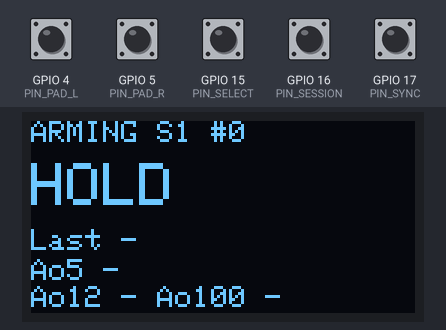
The sketch below on a simulated ESP32-S3. Parts: 128×64 one-colour display. The test bench sets the inputs (shaded band); at power-on: GPIO 4 (PIN_PAD_L), GPIO 5 (PIN_PAD_R), GPIO 15 (PIN_SELECT), GPIO 16 (PIN_SESSION), GPIO 17 (PIN_SYNC) HIGH. The local clock reads 2024-03-15 10:24:30 at power-on unless the sketch sets it; what the sketch prints to the serial monitor is not drawn.

Above: at 1.4 s.
1.5 s: GPIO 5 (PIN_PAD_R) pulled LOW for 1 s
At 2.66 s:
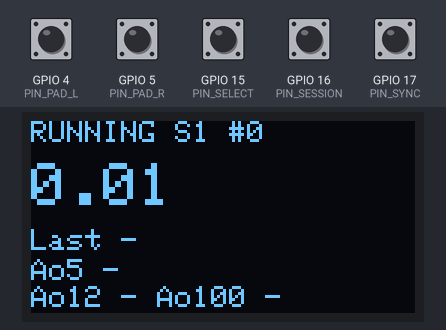
3.1 s: GPIO 5 (PIN_PAD_R) pulled LOW for 0.15 s
At 4.3 s:
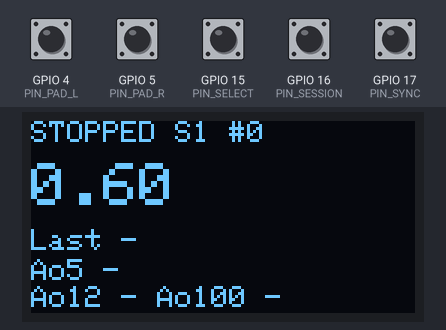
6.2 s: GPIO 5 (PIN_PAD_R) pulled LOW for 1 s
At 7.16 s:
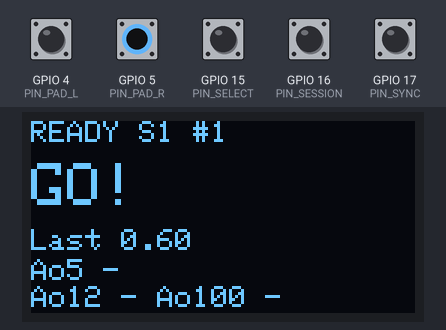
7.8 s: GPIO 5 (PIN_PAD_R) pulled LOW for 0.15 s
At 8.6 s:
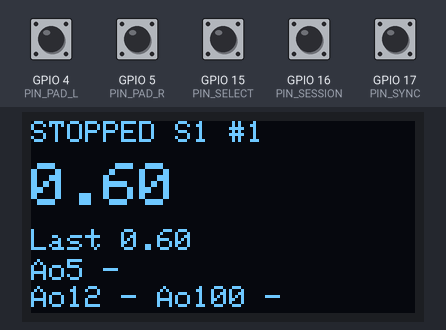
10.9 s: GPIO 17 (PIN_SYNC) pulled LOW for 0.15 s
14.0 s: GPIO 5 (PIN_PAD_R) pulled LOW for 0.15 s
At 16.2 s:
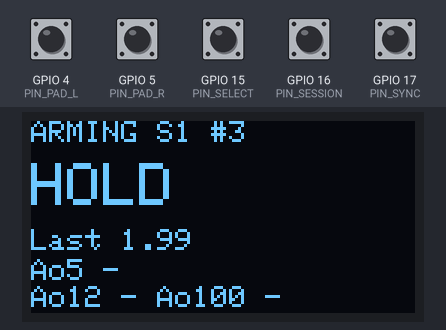
Timing chart, 0 to 17.7 s (numbered marks = the images above; inputs shaded):
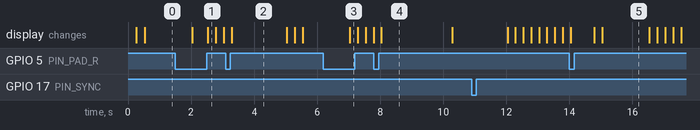

Measured:
- after the input at 6.2 s, the display: changes after 0.84 s (image 3)
- what the display in image 2 shows lasts 1.7 s, from 3.3 s to 5.0 s
- what the display in image 4 shows lasts 2.3 s, from 8.0 s to 10.3 s

The sketch:

sketch.ino
```cpp
// Haitay speedcubing timer - Wokwi simulation on ESP32-S3.
// Pads are pushbuttons (touched = pressed), the FRAM log is a RAM ring with the same layout
// as the real device, and every committed record is printed as "REC <32 hex chars>".
//
// Record layout, 16 bytes little-endian: seq u32 | time_ms u32 | ts u32 | session u8 | flags u8 | crc16 u16
// CRC-16/CCITT-FALSE (poly 0x1021, init 0xFFFF) over the first 14 bytes.

#include <Arduino.h>
#include <Wire.h>
#include <Adafruit_GFX.h>
#include <Adafruit_SSD1306.h>
#include <RTClib.h>
#include "esp_timer.h"

// ---- pins and constants ----------------------------------------------------
const uint8_t PIN_PAD_L = 4, PIN_PAD_R = 5;
const uint8_t PIN_SELECT = 15, PIN_SESSION = 16, PIN_SYNC = 17;
const uint8_t PIN_SDA = 8, PIN_SCL = 9;

const uint32_t ARM_MS = 1500;      // both pads held this long before READY
const uint8_t DEBOUNCE = 3;        // stable 1 kHz samples that confirm an edge
const uint16_t SLOTS = 512;        // FRAM ring: 8 KB / 16 B
const uint32_t DNF_T = 0xFFFFFFFEu, UNDEF = 0xFFFFFFFFu;
const uint8_t BOOT_ID = 1;

// Types used in function signatures sit above the first function, because the Arduino
// builder inserts its generated prototypes there.
enum State { IDLE, ARMING, READY, RUNNING, STOPPED };
struct Sample { uint32_t us; uint8_t bits; };
struct Button { uint8_t pin; bool down; uint32_t changedMs; };

// flags
const uint8_t PEN_OK = 0, PEN_PLUS2 = 1, PEN_DNF = 2;
const uint8_t F_TIME_UNSET = 1 << 2;

// ---- CRC and record packing -------------------------------------------------
uint16_t crc16(const uint8_t *d, size_t n, uint16_t crc = 0xFFFF) {
  for (size_t i = 0; i < n; i++) {
    crc ^= (uint16_t)d[i] << 8;
    for (int b = 0; b < 8; b++) crc = (crc & 0x8000) ? (uint16_t)((crc << 1) ^ 0x1021) : (uint16_t)(crc << 1);
  }
  return crc;
}

void put32(uint8_t *p, uint32_t v) { for (int i = 0; i < 4; i++) p[i] = (v >> (8 * i)) & 0xFF; }
uint32_t get32(const uint8_t *p) { return p[0] | (p[1] << 8) | ((uint32_t)p[2] << 16) | ((uint32_t)p[3] << 24); }

void packRecord(uint8_t out[16], uint32_t seq, uint32_t timeMs, uint32_t ts, uint8_t session, uint8_t flags) {
  put32(out, seq);
  put32(out + 4, timeMs);
  put32(out + 8, ts);
  out[12] = session;
  out[13] = flags;
  uint16_t c = crc16(out, 14);
  out[14] = c & 0xFF;
  out[15] = c >> 8;
}

// ---- RAM ring standing in for the FRAM log ----------------------------------
uint8_t ring[SLOTS][16];
uint32_t head = 0;     // last committed seq
uint32_t lastAck = 0;  // highest seq already dumped on a sync (stands in for the PC ACK)
uint8_t session = 1;

uint8_t *slotOf(uint32_t seq) { return ring[(seq - 1) % SLOTS]; }

// Log is full when the next slot still holds a record that was never synced.
bool ringFull() {
  uint32_t old = get32(slotOf(head + 1));
  return old != 0 && old > lastAck;
}

void printRec(const uint8_t *r) {
  char line[40] = "REC ";
  for (int i = 0; i < 16; i++) snprintf(line + 4 + 2 * i, 3, "%02x", r[i]);
  Serial.println(line);
}

// ---- statistics (csTimer style, same as haitay/stats.py) --------------------
uint32_t effectiveOf(const uint8_t *r) {
  uint8_t pen = r[13] & 3;
  if (pen == PEN_DNF) return DNF_T;
  return get32(r + 4) + (pen == PEN_PLUS2 ? 2000 : 0);
}

// Returns the average in ms (centisecond resolution), DNF_T, or UNDEF when fewer than n solves.
uint32_t averageOf(uint8_t n) {
  if (head < n) return UNDEF;
  uint32_t w[100];
  for (uint8_t i = 0; i < n; i++) w[i] = effectiveOf(slotOf(head - n + 1 + i));
  for (uint8_t i = 1; i < n; i++) {  // insertion sort, DNF_T sorts last
    uint32_t v = w[i];
    int j = i - 1;
    while (j >= 0 && w[j] > v) { w[j + 1] = w[j]; j--; }
    w[j + 1] = v;
  }
  uint8_t cut = (n + 19) / 20;  // ceil(5% n)
  uint8_t k = n - 2 * cut;
  if (w[n - cut - 1] == DNF_T) return DNF_T;
  uint64_t sum = 0;
  for (uint8_t i = cut; i < n - cut; i++) sum += w[i];
  uint64_t den = 10ull * k, q = sum / den, r = sum % den;
  if (2 * r > den || (2 * r == den && (q & 1))) q++;  // round half to even, like Python round()
  return (uint32_t)(q * 10);
}

void fmtTime(char *buf, size_t n, uint32_t ms) {
  if (ms == UNDEF) { snprintf(buf, n, "-"); return; }
  if (ms == DNF_T) { snprintf(buf, n, "DNF"); return; }
  uint32_t cs = ms / 10, s = cs / 100;
  if (s >= 60) snprintf(buf, n, "%lu:%02lu.%02lu", (unsigned long)(s / 60), (unsigned long)(s % 60), (unsigned long)(cs % 100));
  else snprintf(buf, n, "%lu.%02lu", (unsigned long)s, (unsigned long)(cs % 100));
}

// ---- 1 kHz pad sampling ------------------------------------------------------
// An esp_timer callback reads both pads every 1 ms with its own micros() stamp and queues the
// sample, so a slow OLED refresh in loop() only delays processing, never the timestamps.
const uint16_t QSIZE = 256;
Sample queue[QSIZE];
volatile uint16_t qHead = 0, qTail = 0;

// Scripted test mode: the browser cannot hold two keys at once, so AUTOPLAY feeds synthetic
// pad samples of known durations. Real pad buttons still work (OR-ed in), and so do the
// Chon / Session / Dong bo buttons. Comment the define out for fully manual play.
#define AUTOPLAY
#ifdef AUTOPLAY
const uint32_t AP_SOLVE_MS[] = {2870, 3240, 2530, 3610, 3050, 2420};  // short, so the run fits a slow host
const uint8_t AP_N = sizeof AP_SOLVE_MS / sizeof AP_SOLVE_MS[0];
const uint32_t AP_T0 = 500, AP_ARM = 1600, AP_STOP = 150, AP_GAP = 150;

// Pad bits at t ms after boot: both pads for AP_ARM, left only while solving, both to stop,
// then none. The next solve's both-press commits the previous one, as on the real device.
uint8_t apBits(uint32_t t) {
  if (t < AP_T0) return 0;
  t -= AP_T0;
  for (uint8_t i = 0; i < AP_N; i++) {
    uint32_t len = AP_ARM + AP_SOLVE_MS[i] + AP_STOP + AP_GAP;
    if (t < len) {
      if (t < AP_ARM) return 3;
      if (t < AP_ARM + AP_SOLVE_MS[i]) return 1;
      return t < AP_ARM + AP_SOLVE_MS[i] + AP_STOP ? 3 : 0;
    }
    t -= len;
  }
  return 0;
}
#endif

void IRAM_ATTR sampleCb(void *) {
  uint16_t h = qHead, next = (h + 1) % QSIZE;
  if (next == qTail) return;  // queue full: drop (loop() stalled for 255 ms)
  queue[h].us = micros();
  queue[h].bits = (digitalRead(PIN_PAD_L) == LOW ? 1 : 0) | (digitalRead(PIN_PAD_R) == LOW ? 2 : 0);
#ifdef AUTOPLAY
  queue[h].bits |= apBits(millis());
#endif
  __sync_synchronize();
  qHead = next;
}

// ---- debounce with back-dating (same rule as TimingCore) --------------------
struct Pad {
  bool stable, cand;
  uint8_t run;
  uint32_t edgeUs;     // micros() of the first sample of the current candidate run
  uint32_t lastOnUs;   // back-dated time of the last confirmed touch
  uint32_t lastOffUs;  // back-dated time of the last confirmed release
};
Pad pads[2];
bool padsInit = false;

bool later(uint32_t a, uint32_t b) { return (int32_t)(a - b) > 0; }
uint32_t laterOf(uint32_t a, uint32_t b) { return later(a, b) ? a : b; }

// ---- state machine -----------------------------------------------------------
const char *STATE_NAME[] = {"IDLE", "ARMING", "READY", "RUNNING", "STOPPED"};
State state = IDLE;
uint32_t armSinceUs = 0, startUs = 0, stopUs = 0;
bool releasedSinceStop = false;
uint32_t pendTimeMs = 0;
uint8_t pendPen = PEN_OK;
uint32_t lastTimeMs = UNDEF;  // effective time of the last committed solve

void setState(State s) {
  state = s;
  Serial.printf("# state %s\n", STATE_NAME[s]);
}

RTC_DS1307 rtc;
bool rtcOk = false;

void printAverages() {
  char a5[12], a12[12], a100[12];
  fmtTime(a5, sizeof a5, averageOf(5));
  fmtTime(a12, sizeof a12, averageOf(12));
  fmtTime(a100, sizeof a100, averageOf(100));
  Serial.printf("# ao5 %s ao12 %s ao100 %s\n", a5, a12, a100);
}

// Append the pending solve to the ring and print its REC line. False when the log is full.
bool commit() {
  if (ringFull()) {
    Serial.println("# log full, press Dong bo (GPIO17) to sync first");
    return false;
  }
  uint32_t ts;
  uint8_t flags = pendPen;
  DateTime now = rtcOk ? rtc.now() : DateTime((uint32_t)0);
  if (rtcOk && now.year() >= 2024) {
    ts = now.unixtime();
  } else {
    ts = ((uint32_t)BOOT_ID << 20) | ((millis() / 1000) & 0xFFFFF);
    flags |= F_TIME_UNSET;
  }
  uint32_t seq = head + 1;
  packRecord(slotOf(seq), seq, pendTimeMs, ts, session, flags);
  head = seq;
  lastTimeMs = effectiveOf(slotOf(seq));
  printRec(slotOf(seq));
  printAverages();
  return true;
}

void dumpUnsynced() {
  Serial.printf("# sync: resending %lu records\n", (unsigned long)(head - lastAck));
  for (uint32_t s = lastAck + 1; s <= head; s++) printRec(slotOf(s));
  lastAck = head;
}

void runMachine(uint32_t nowUs) {
  bool both = pads[0].stable && pads[1].stable;
  switch (state) {
    case IDLE:
      if (both) {
        armSinceUs = laterOf(pads[0].lastOnUs, pads[1].lastOnUs);
        setState(ARMING);
      }
      break;
    case ARMING:
      if (!both) setState(IDLE);
      else if ((uint32_t)(nowUs - armSinceUs) >= ARM_MS * 1000UL) setState(READY);
      break;
    case READY:
      if (!both) {
        startUs = laterOf(pads[0].lastOffUs, pads[1].lastOffUs);
        setState(RUNNING);
      }
      break;
    case RUNNING:
      if (both) {
        stopUs = laterOf(pads[0].lastOnUs, pads[1].lastOnUs);
        pendTimeMs = (uint32_t)(stopUs - startUs + 500) / 1000;
        pendPen = PEN_OK;
        releasedSinceStop = false;
        setState(STOPPED);
        char t[16];
        fmtTime(t, sizeof t, pendTimeMs);
        Serial.printf("# time %s (%lu ms)\n", t, (unsigned long)pendTimeMs);
      }
      break;
    case STOPPED:
      if (!both) {
        releasedSinceStop = true;
      } else if (releasedSinceStop) {  // touching both pads again commits the solve
        if (commit()) {
          armSinceUs = laterOf(pads[0].lastOnUs, pads[1].lastOnUs);
          setState(ARMING);
        } else {
          releasedSinceStop = false;
        }
      }
      break;
  }
}

void processSample(const Sample &s) {
  for (uint8_t p = 0; p < 2; p++) {
    bool raw = (s.bits >> p) & 1;
    Pad &d = pads[p];
    if (!padsInit) {
      d = {raw, raw, DEBOUNCE, s.us, s.us, s.us};
      continue;
    }
    if (raw != d.cand) { d.cand = raw; d.run = 1; d.edgeUs = s.us; }
    else if (d.run < 255) d.run++;
    if (d.cand != d.stable && d.run >= DEBOUNCE) {
      d.stable = d.cand;
      if (d.stable) d.lastOnUs = d.edgeUs; else d.lastOffUs = d.edgeUs;
    }
  }
  padsInit = true;
  runMachine(s.us);
}

// ---- buttons ------------------------------------------------------------------
Button bSelect = {PIN_SELECT, false, 0}, bSession = {PIN_SESSION, false, 0}, bSync = {PIN_SYNC, false, 0};

// True once per press, with a 30 ms debounce.
bool pressed(Button &b) {
  bool d = digitalRead(b.pin) == LOW;
  if (d != b.down && millis() - b.changedMs > 30) {
    b.down = d;
    b.changedMs = millis();
    return d;
  }
  return false;
}

void onSelect() {
  if (state != STOPPED) return;
  pendPen = (pendPen + 1) % 3;
  Serial.printf("# penalty %s\n", pendPen == PEN_OK ? "OK" : pendPen == PEN_PLUS2 ? "+2" : "DNF");
}

void onSession() {
  if (state == ARMING || state == READY || state == RUNNING) return;
  if (state == STOPPED) {
    if (!commit()) return;
    setState(IDLE);
  }
  session = (session % 255) + 1;
  Serial.printf("# new session %u\n", session);
}

void onSync() {
  if (state == RUNNING) return;
  if (state == STOPPED) {
    if (!commit()) {
      dumpUnsynced();  // the dump frees ring slots, then retry once
      if (!commit()) return;
    }
    setState(IDLE);
  }
  dumpUnsynced();
}

// ---- display -------------------------------------------------------------------
Adafruit_SSD1306 oled(128, 64, &Wire, -1);
bool oledOk = false;

void drawOled() {
  if (!oledOk) return;
  char big[16], buf[16], a5[12], a12[12], a100[12];
  switch (state) {
    case ARMING: snprintf(big, sizeof big, "HOLD"); break;
    case READY: snprintf(big, sizeof big, "GO!"); break;
    case RUNNING: fmtTime(big, sizeof big, (micros() - startUs) / 1000); break;
    case STOPPED:
      fmtTime(buf, sizeof buf, pendTimeMs);
      snprintf(big, sizeof big, "%s%s", buf, pendPen == PEN_PLUS2 ? "+2" : pendPen == PEN_DNF ? " DNF" : "");
      break;
    default: fmtTime(big, sizeof big, lastTimeMs); break;
  }
  static char prev[48] = "";  // skip the 1 KB I2C frame when nothing on screen changed
  char sig[48];
  snprintf(sig, sizeof sig, "%d|%s|%lu|%u", state, big, (unsigned long)head, session);
  if (strcmp(sig, prev) == 0) return;
  strcpy(prev, sig);
  oled.clearDisplay();
  oled.setTextColor(SSD1306_WHITE);
  oled.setTextSize(1);
  oled.setCursor(0, 0);
  oled.printf("%s S%u #%lu", STATE_NAME[state], session, (unsigned long)head);
  oled.setTextSize(2);
  oled.setCursor(0, 14);
  oled.print(big);
  oled.setTextSize(1);
  fmtTime(buf, sizeof buf, lastTimeMs);
  oled.setCursor(0, 36);
  oled.printf("Last %s", buf);
  fmtTime(a5, sizeof a5, averageOf(5));
  fmtTime(a12, sizeof a12, averageOf(12));
  fmtTime(a100, sizeof a100, averageOf(100));
  oled.setCursor(0, 46);
  oled.printf("Ao5 %s", a5);
  oled.setCursor(0, 55);
  oled.printf("Ao12 %s Ao100 %s", a12, a100);
  oled.display();
}

// ---- setup / loop ---------------------------------------------------------------
void setup() {
  Serial.begin(115200);
  delay(200);
  Serial.println("# Haitay Wokwi sim, record format v1");
#ifdef AUTOPLAY
  Serial.printf("# AUTOPLAY: %u scripted solves on the pads\n", AP_N);
#endif

  uint8_t v[] = {'1', '2', '3', '4', '5', '6', '7', '8', '9'};
  uint16_t c = crc16(v, sizeof v);
  if (c == 0x29B1) Serial.println("# crc selftest 29b1 OK");
  else Serial.printf("# crc selftest %04x FAIL\n", c);

  pinMode(PIN_PAD_L, INPUT_PULLUP);
  pinMode(PIN_PAD_R, INPUT_PULLUP);
  pinMode(PIN_SELECT, INPUT_PULLUP);
  pinMode(PIN_SESSION, INPUT_PULLUP);
  pinMode(PIN_SYNC, INPUT_PULLUP);

  Wire.begin(PIN_SDA, PIN_SCL);
  Wire.setClock(400000);
  oledOk = oled.begin(SSD1306_SWITCHCAPVCC, 0x3C);
  rtcOk = rtc.begin() && rtc.isrunning();
  Serial.printf("# oled %s, rtc %s\n", oledOk ? "ok" : "missing", rtcOk ? "ok" : "unset (TIME_UNSET)");

  esp_timer_create_args_t args;
  memset(&args, 0, sizeof args);
  args.callback = sampleCb;
  args.dispatch_method = ESP_TIMER_TASK;
  args.name = "pads";
  esp_timer_handle_t h;
  esp_timer_create(&args, &h);
  esp_timer_start_periodic(h, 1000);
  drawOled();
}

void loop() {
  while (qTail != qHead) {  // drain every queued 1 ms sample, oldest first
    Sample s = queue[qTail];
    qTail = (qTail + 1) % QSIZE;
    processSample(s);
  }
  if (pressed(bSelect)) onSelect();
  if (pressed(bSession)) onSession();
  if (pressed(bSync)) onSync();

  static uint32_t lastDraw = 0;
  if (millis() - lastDraw >= 250) {  // OLED redraw at most 4 Hz
    lastDraw = millis();
    drawOled();
  }
  delay(1);  // lets the core idle, which speeds up the Wokwi simulation; the queue holds 255 ms
}
```
